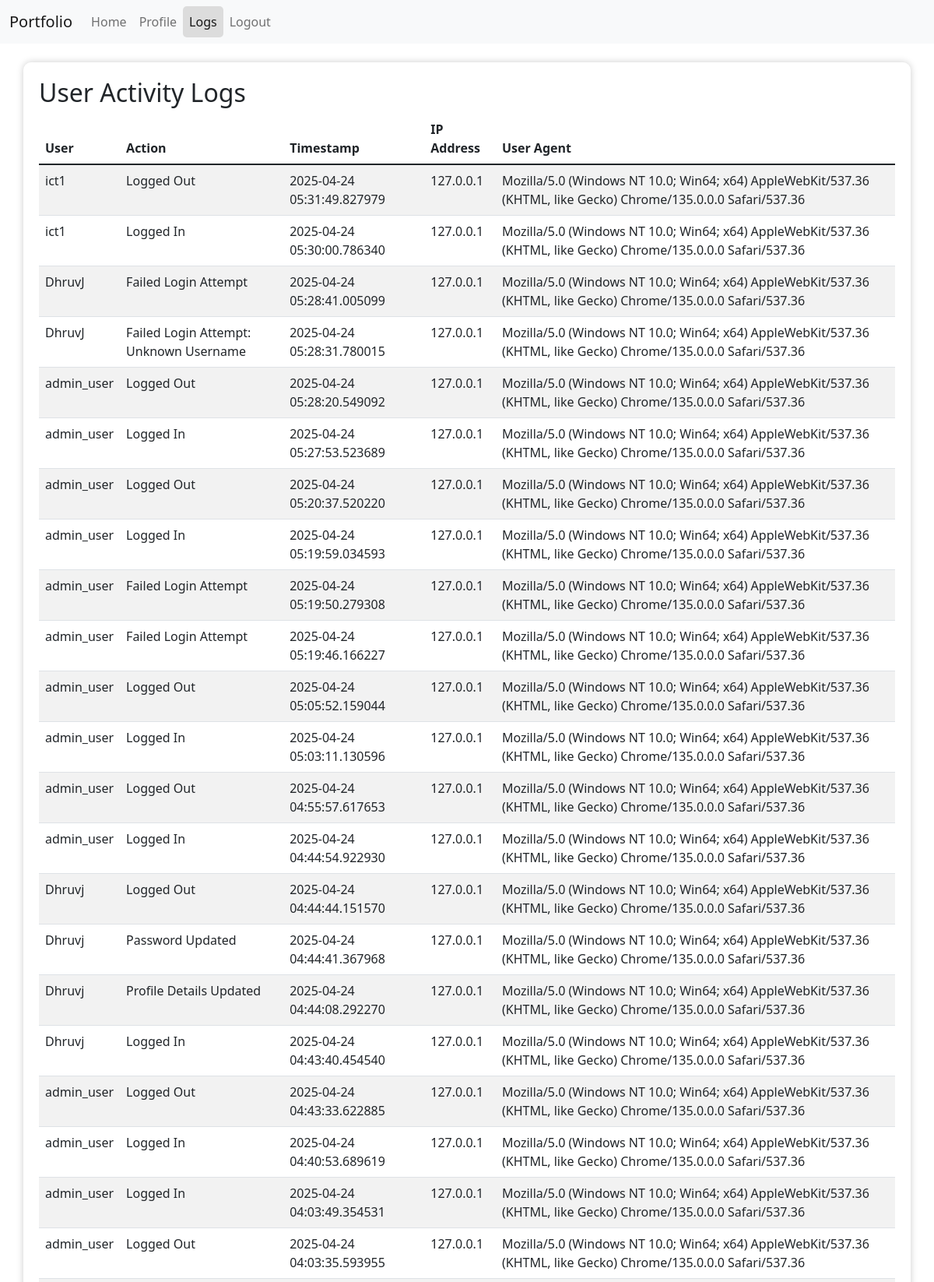
The app's page /logs (signed in, upper part) with its own data.
### app.py (models this page shows, shortened)
class Log(db.Model):
    id = db.Column(db.Integer, primary_key=True)
    user_id = db.Column(db.Integer, db.ForeignKey('user.id'), nullable=False)
    action = db.Column(db.String(200), nullable=False)
    timestamp = db.Column(db.DateTime, default=datetime.utcnow)
    ip_address = db.Column(db.String(100), nullable=True)
    user_agent = db.Column(db.String(300), nullable=True)
    user = db.relationship('User', backref=db.backref('logs', lazy=True))

class User(UserMixin, db.Model):
    id = db.Column(db.Integer, primary_key=True)
    username = db.Column(db.String(150), unique=True, nullable=False)
    email = db.Column(db.String(150), unique=True, nullable=False)
    password = db.Column(db.String(150), nullable=False)
    role = db.Column(db.String(50), default='user')
    full_name = db.Column(db.String(150), nullable=True)
    phone = db.Column(db.String(15), nullable=True)
    age = db.Column(db.Integer, nullable=True)

### app.py (the view)
@app.route('/logs')
@login_required
def logs():
    if current_user.role != 'admin':
        flash('Access denied: Only admins can view logs.', 'danger')
        return redirect(url_for('home'))
    logs = Log.query.order_by(Log.timestamp.desc()).all()
    return render_template('logs.html', logs=logs)

### app.py (called while the page is built)
@login_manager.user_loader
def load_user(user_id):
    return User.query.get(int(user_id))

### templates/logs.html
{% extends "base.html" %}
{% block content %}
<h2>User Activity Logs</h2>
<table class="table table-striped">
    <thead>
        <tr>
            <th>User</th>
            <th>Action</th>
            <th>Timestamp</th>
            <th>IP Address</th>
            <th>User Agent</th>
        </tr>
    </thead>
    <tbody>
        {% for log in logs %}
        <tr>
            <td>{{ log.user.username }}</td>
            <td>{{ log.action }}</td>
            <td>{{ log.timestamp }}</td>
            <td>{{ log.ip_address }}</td>
            <td>{{ log.user_agent }}</td>
        </tr>
        {% endfor %}
    </tbody>
</table>
{% endblock %}

### templates/base.html (shortened to what this page needs)
<!DOCTYPE html>
<html>
<head>
<link rel="stylesheet" href="https://cdn.jsdelivr.net/npm/bootstrap@5.1.3/dist/css/bootstrap.min.css">
</head>
<body>
<nav class="navbar navbar-expand-lg navbar-light bg-light">
<div class="container-fluid">
<a class="navbar-brand" href="{% if current_user.is_authenticated %}/{% else %}/login{% endif %}">
Portfolio
</a>
<div class="collapse navbar-collapse" id="navbarNav">
<ul class="navbar-nav me-auto">
{% if current_user.is_authenticated %}
<li class="nav-item">
<a class="nav-link {% if request.endpoint == 'home' %}active{% endif %}" href="/">Home</a>
</li>
<li class="nav-item">
<a class="nav-link {% if request.endpoint == 'profile' %}active{% endif %}" href="/profile">Profile</a>
</li>
{% if current_user.role == 'admin' %}
<li class="nav-item">
<a class="nav-link {% if request.endpoint == 'logs' %}active{% endif %}" href="/logs">Logs</a>
</li>
{% endif %}
<li class="nav-item">
<a class="nav-link {% if request.endpoint == 'logout' %}active{% endif %}" href="/logout">Logout</a>
</li>
{% endif %}
</ul>
</div>
</div>
</nav>
<div class="container mt-4">
{% block content %}{% endblock %}
</div>
</body>
</html>

### templates/base.html (style rules this page uses)
body { background-image: url('https://t4.ftcdn.net/jpg/07/87/40/71/360_F_787407139_aP3VxZWSWv16XhsiZvpPCikqH9wFjE6I.jpg'); background-size: cover; background-repeat: no-repeat; background-attachment: fixed; background-position: center; }
.nav-link.active { background-color: #dcdcdc; border-radius: 5px; }
.container { background-color: rgba(255, 255, 255, 0.43); padding: 20px; border-radius: 10px; box-shadow: 0 0 10px rgba(0, 0, 0, 0.2); }

### records on screen
Log: user.username "ict1", action "Logged Out", timestamp "2025-04-24 05:31:49.827979", ip_address "127.0.0.1", user_agent "Mozilla/5.0 (Windows NT 10.0; Win64; x64) AppleWebKit/537.36 (KHTML, like Gecko) Chrome/135.0.0.0 Safari/537.36"
Log: user.username "ict1", action "Logged In", timestamp "2025-04-24 05:30:00.786340", ip_address "127.0.0.1", user_agent "Mozilla/5.0 (Windows NT 10.0; Win64; x64) AppleWebKit/537.36 (KHTML, like Gecko) Chrome/135.0.0.0 Safari/537.36"
Log: user.username "DhruvJ", action "Failed Login Attempt", timestamp "2025-04-24 05:28:41.005099", ip_address "127.0.0.1", user_agent "Mozilla/5.0 (Windows NT 10.0; Win64; x64) AppleWebKit/537.36 (KHTML, like Gecko) Chrome/135.0.0.0 Safari/537.36"
Log: user.username "DhruvJ", action "Failed Login Attempt: Unknown Username", timestamp "2025-04-24 05:28:31.780015", ip_address "127.0.0.1", user_agent "Mozilla/5.0 (Windows NT 10.0; Win64; x64) AppleWebKit/537.36 (KHTML, like Gecko) Chrome/135.0.0.0 Safari/537.36"
Log: user.username "admin_user", action "Logged Out", timestamp "2025-04-24 05:28:20.549092", ip_address "127.0.0.1", user_agent "Mozilla/5.0 (Windows NT 10.0; Win64; x64) AppleWebKit/537.36 (KHTML, like Gecko) Chrome/135.0.0.0 Safari/537.36"
Log: user.username "admin_user", action "Logged In", timestamp "2025-04-24 05:27:53.523689", ip_address "127.0.0.1", user_agent "Mozilla/5.0 (Windows NT 10.0; Win64; x64) AppleWebKit/537.36 (KHTML, like Gecko) Chrome/135.0.0.0 Safari/537.36"
Log: user.username "admin_user", action "Logged Out", timestamp "2025-04-24 05:20:37.520220", ip_address "127.0.0.1", user_agent "Mozilla/5.0 (Windows NT 10.0; Win64; x64) AppleWebKit/537.36 (KHTML, like Gecko) Chrome/135.0.0.0 Safari/537.36"
Log: user.username "admin_user", action "Logged In", timestamp "2025-04-24 05:19:59.034593", ip_address "127.0.0.1", user_agent "Mozilla/5.0 (Windows NT 10.0; Win64; x64) AppleWebKit/537.36 (KHTML, like Gecko) Chrome/135.0.0.0 Safari/537.36"
Log: user.username "admin_user", action "Failed Login Attempt", timestamp "2025-04-24 05:19:50.279308", ip_address "127.0.0.1", user_agent "Mozilla/5.0 (Windows NT 10.0; Win64; x64) AppleWebKit/537.36 (KHTML, like Gecko) Chrome/135.0.0.0 Safari/537.36"
Log: user.username "admin_user", action "Failed Login Attempt", timestamp "2025-04-24 05:19:46.166227", ip_address "127.0.0.1", user_agent "Mozilla/5.0 (Windows NT 10.0; Win64; x64) AppleWebKit/537.36 (KHTML, like Gecko) Chrome/135.0.0.0 Safari/537.36"
Log: user.username "admin_user", action "Logged Out", timestamp "2025-04-24 05:05:52.159044", ip_address "127.0.0.1", user_agent "Mozilla/5.0 (Windows NT 10.0; Win64; x64) AppleWebKit/537.36 (KHTML, like Gecko) Chrome/135.0.0.0 Safari/537.36"
Log: user.username "admin_user", action "Logged In", timestamp "2025-04-24 05:03:11.130596", ip_address "127.0.0.1", user_agent "Mozilla/5.0 (Windows NT 10.0; Win64; x64) AppleWebKit/537.36 (KHTML, like Gecko) Chrome/135.0.0.0 Safari/537.36"
Log: user.username "admin_user", action "Logged Out", timestamp "2025-04-24 04:55:57.617653", ip_address "127.0.0.1", user_agent "Mozilla/5.0 (Windows NT 10.0; Win64; x64) AppleWebKit/537.36 (KHTML, like Gecko) Chrome/135.0.0.0 Safari/537.36"
Log: user.username "admin_user", action "Logged In", timestamp "2025-04-24 04:44:54.922930", ip_address "127.0.0.1", user_agent "Mozilla/5.0 (Windows NT 10.0; Win64; x64) AppleWebKit/537.36 (KHTML, like Gecko) Chrome/135.0.0.0 Safari/537.36"
Log: user.username "Dhruvj", action "Logged Out", timestamp "2025-04-24 04:44:44.151570", ip_address "127.0.0.1", user_agent "Mozilla/5.0 (Windows NT 10.0; Win64; x64) AppleWebKit/537.36 (KHTML, like Gecko) Chrome/135.0.0.0 Safari/537.36"
Log: user.username "Dhruvj", action "Password Updated", timestamp "2025-04-24 04:44:41.367968", ip_address "127.0.0.1", user_agent "Mozilla/5.0 (Windows NT 10.0; Win64; x64) AppleWebKit/537.36 (KHTML, like Gecko) Chrome/135.0.0.0 Safari/537.36"
Log: user.username "Dhruvj", action "Profile Details Updated", timestamp "2025-04-24 04:44:08.292270", ip_address "127.0.0.1", user_agent "Mozilla/5.0 (Windows NT 10.0; Win64; x64) AppleWebKit/537.36 (KHTML, like Gecko) Chrome/135.0.0.0 Safari/537.36"
Log: user.username "Dhruvj", action "Logged In", timestamp "2025-04-24 04:43:40.454540", ip_address "127.0.0.1", user_agent "Mozilla/5.0 (Windows NT 10.0; Win64; x64) AppleWebKit/537.36 (KHTML, like Gecko) Chrome/135.0.0.0 Safari/537.36"
Log: user.username "admin_user", action "Logged Out", timestamp "2025-04-24 04:43:33.622885", ip_address "127.0.0.1", user_agent "Mozilla/5.0 (Windows NT 10.0; Win64; x64) AppleWebKit/537.36 (KHTML, like Gecko) Chrome/135.0.0.0 Safari/537.36"
Log: user.username "admin_user", action "Logged In", timestamp "2025-04-24 04:40:53.689619", ip_address "127.0.0.1", user_agent "Mozilla/5.0 (Windows NT 10.0; Win64; x64) AppleWebKit/537.36 (KHTML, like Gecko) Chrome/135.0.0.0 Safari/537.36"
Log: user.username "admin_user", action "Logged In", timestamp "2025-04-24 04:03:49.354531", ip_address "127.0.0.1", user_agent "Mozilla/5.0 (Windows NT 10.0; Win64; x64) AppleWebKit/537.36 (KHTML, like Gecko) Chrome/135.0.0.0 Safari/537.36"
Log: user.username "admin_user", action "Logged Out", timestamp "2025-04-24 04:03:35.593955", ip_address "127.0.0.1", user_agent "Mozilla/5.0 (Windows NT 10.0; Win64; x64) AppleWebKit/537.36 (KHTML, like Gecko) Chrome/135.0.0.0 Safari/537.36"
